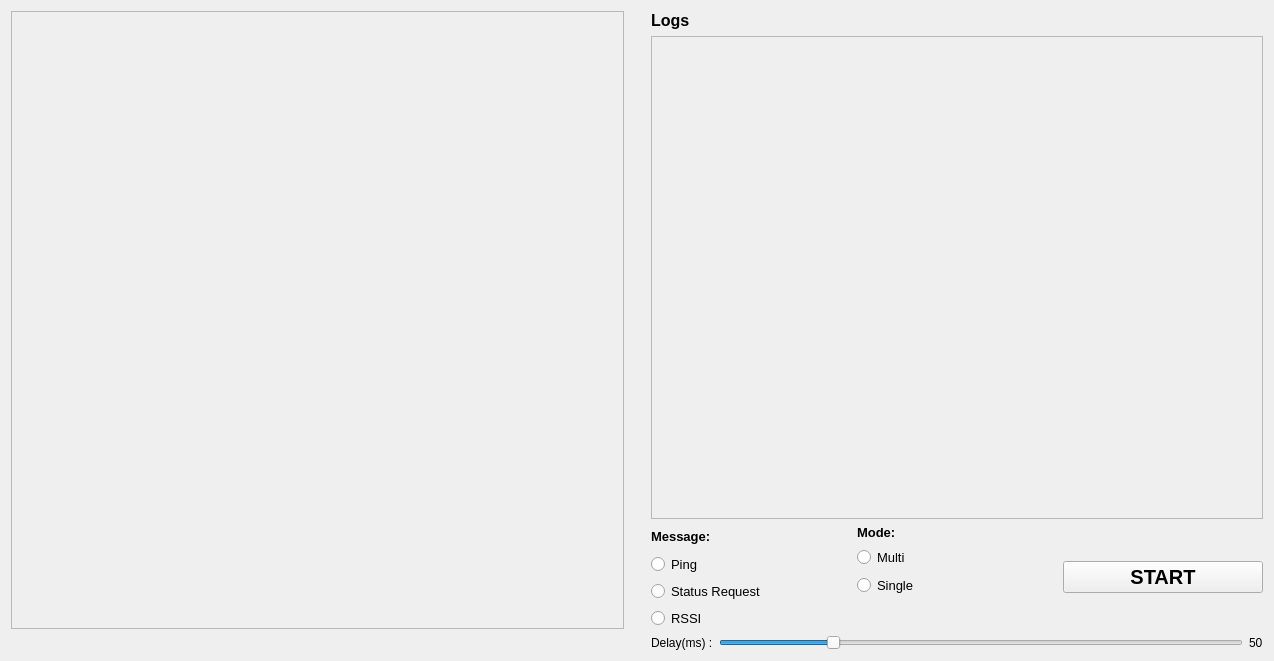
<?xml version="1.0" encoding="UTF-8"?>
<ui version="4.0">
 <class>verify_modules</class>
 <widget class="QWidget" name="verify_modules">
  <property name="geometry">
   <rect>
    <x>0</x>
    <y>0</y>
    <width>1274</width>
    <height>661</height>
   </rect>
  </property>
  <property name="windowTitle">
   <string>Form</string>
  </property>
  <layout class="QGridLayout" name="gridLayout_2">
   <item row="2" column="2">
    <layout class="QHBoxLayout" name="horizontalLayout">
     <item>
      <layout class="QVBoxLayout" name="verticalLayout_3">
       <item>
        <widget class="QLabel" name="label_3">
         <property name="minimumSize">
          <size>
           <width>0</width>
           <height>0</height>
          </size>
         </property>
         <property name="maximumSize">
          <size>
           <width>16777215</width>
           <height>16777215</height>
          </size>
         </property>
         <property name="font">
          <font>
           <pointsize>10</pointsize>
           <weight>75</weight>
           <bold>true</bold>
          </font>
         </property>
         <property name="text">
          <string>Message:</string>
         </property>
        </widget>
       </item>
       <item>
        <widget class="QRadioButton" name="pingRadioButton">
         <property name="font">
          <font>
           <pointsize>10</pointsize>
          </font>
         </property>
         <property name="text">
          <string>Ping</string>
         </property>
         <property name="checkable">
          <bool>true</bool>
         </property>
         <property name="checked">
          <bool>false</bool>
         </property>
         <attribute name="buttonGroup">
          <string notr="true">buttonGroup_2</string>
         </attribute>
        </widget>
       </item>
       <item>
        <widget class="QRadioButton" name="statusRequestRadioButton">
         <property name="font">
          <font>
           <pointsize>10</pointsize>
          </font>
         </property>
         <property name="text">
          <string>Status Request</string>
         </property>
         <attribute name="buttonGroup">
          <string notr="true">buttonGroup_2</string>
         </attribute>
        </widget>
       </item>
       <item>
        <widget class="QRadioButton" name="rssiButton">
         <property name="font">
          <font>
           <pointsize>10</pointsize>
          </font>
         </property>
         <property name="text">
          <string>RSSI</string>
         </property>
         <attribute name="buttonGroup">
          <string notr="true">buttonGroup_2</string>
         </attribute>
        </widget>
       </item>
      </layout>
     </item>
     <item>
      <layout class="QVBoxLayout" name="verticalLayout_2">
       <property name="spacing">
        <number>7</number>
       </property>
       <property name="sizeConstraint">
        <enum>QLayout::SetDefaultConstraint</enum>
       </property>
       <property name="topMargin">
        <number>0</number>
       </property>
       <property name="bottomMargin">
        <number>33</number>
       </property>
       <item>
        <widget class="QLabel" name="label">
         <property name="sizePolicy">
          <sizepolicy hsizetype="Preferred" vsizetype="Preferred">
           <horstretch>0</horstretch>
           <verstretch>0</verstretch>
          </sizepolicy>
         </property>
         <property name="minimumSize">
          <size>
           <width>0</width>
           <height>0</height>
          </size>
         </property>
         <property name="maximumSize">
          <size>
           <width>16777215</width>
           <height>16777215</height>
          </size>
         </property>
         <property name="font">
          <font>
           <pointsize>10</pointsize>
           <weight>75</weight>
           <bold>true</bold>
          </font>
         </property>
         <property name="text">
          <string>Mode:</string>
         </property>
        </widget>
       </item>
       <item>
        <widget class="QRadioButton" name="multiRadioButton">
         <property name="font">
          <font>
           <pointsize>10</pointsize>
          </font>
         </property>
         <property name="text">
          <string>Multi</string>
         </property>
         <attribute name="buttonGroup">
          <string notr="true">buttonGroup</string>
         </attribute>
        </widget>
       </item>
       <item>
        <widget class="QRadioButton" name="singleRadioButton">
         <property name="font">
          <font>
           <pointsize>10</pointsize>
          </font>
         </property>
         <property name="text">
          <string>Single</string>
         </property>
         <attribute name="buttonGroup">
          <string notr="true">buttonGroup</string>
         </attribute>
        </widget>
       </item>
      </layout>
     </item>
     <item>
      <widget class="QPushButton" name="startButton">
       <property name="minimumSize">
        <size>
         <width>0</width>
         <height>0</height>
        </size>
       </property>
       <property name="maximumSize">
        <size>
         <width>16777215</width>
         <height>16777215</height>
        </size>
       </property>
       <property name="font">
        <font>
         <pointsize>15</pointsize>
         <weight>75</weight>
         <bold>true</bold>
        </font>
       </property>
       <property name="text">
        <string>START</string>
       </property>
      </widget>
     </item>
    </layout>
   </item>
   <item row="0" column="2">
    <widget class="QLabel" name="label_2">
     <property name="font">
      <font>
       <pointsize>12</pointsize>
       <weight>75</weight>
       <bold>true</bold>
      </font>
     </property>
     <property name="text">
      <string>Logs</string>
     </property>
    </widget>
   </item>
   <item row="1" column="2">
    <widget class="QScrollArea" name="scrollArea_2">
     <property name="sizePolicy">
      <sizepolicy hsizetype="Minimum" vsizetype="MinimumExpanding">
       <horstretch>0</horstretch>
       <verstretch>0</verstretch>
      </sizepolicy>
     </property>
     <property name="minimumSize">
      <size>
       <width>540</width>
       <height>300</height>
      </size>
     </property>
     <property name="widgetResizable">
      <bool>true</bool>
     </property>
     <widget class="QWidget" name="scrollAreaWidgetContents_2">
      <property name="geometry">
       <rect>
        <x>0</x>
        <y>0</y>
        <width>609</width>
        <height>477</height>
       </rect>
      </property>
      <property name="sizePolicy">
       <sizepolicy hsizetype="Expanding" vsizetype="Expanding">
        <horstretch>0</horstretch>
        <verstretch>0</verstretch>
       </sizepolicy>
      </property>
     </widget>
    </widget>
   </item>
   <item row="1" column="1">
    <spacer name="spacer">
     <property name="orientation">
      <enum>Qt::Horizontal</enum>
     </property>
     <property name="sizeType">
      <enum>QSizePolicy::Minimum</enum>
     </property>
     <property name="sizeHint" stdset="0">
      <size>
       <width>21</width>
       <height>0</height>
      </size>
     </property>
    </spacer>
   </item>
   <item row="0" column="0" rowspan="3">
    <widget class="QScrollArea" name="scrollArea">
     <property name="widgetResizable">
      <bool>true</bool>
     </property>
     <widget class="QWidget" name="scrollAreaWidgetContents">
      <property name="geometry">
       <rect>
        <x>0</x>
        <y>0</y>
        <width>610</width>
        <height>618</height>
       </rect>
      </property>
      <widget class="QWidget" name="gridLayoutWidget">
       <property name="geometry">
        <rect>
         <x>0</x>
         <y>0</y>
         <width>671</width>
         <height>631</height>
        </rect>
       </property>
       <layout class="QGridLayout" name="gridLayout"/>
      </widget>
     </widget>
    </widget>
   </item>
   <item row="3" column="2">
    <layout class="QHBoxLayout" name="horizontalLayout_2">
     <item>
      <widget class="QLabel" name="label_5">
       <property name="text">
        <string>Delay(ms) :</string>
       </property>
      </widget>
     </item>
     <item>
      <widget class="QSlider" name="delay">
       <property name="minimum">
        <number>10</number>
       </property>
       <property name="maximum">
        <number>200</number>
       </property>
       <property name="value">
        <number>50</number>
       </property>
       <property name="orientation">
        <enum>Qt::Horizontal</enum>
       </property>
      </widget>
     </item>
     <item>
      <widget class="QLabel" name="delay_value">
       <property name="text">
        <string>50</string>
       </property>
      </widget>
     </item>
    </layout>
   </item>
  </layout>
 </widget>
 <resources/>
 <connections/>
 <buttongroups>
  <buttongroup name="buttonGroup_2"/>
  <buttongroup name="buttonGroup"/>
 </buttongroups>
</ui>
